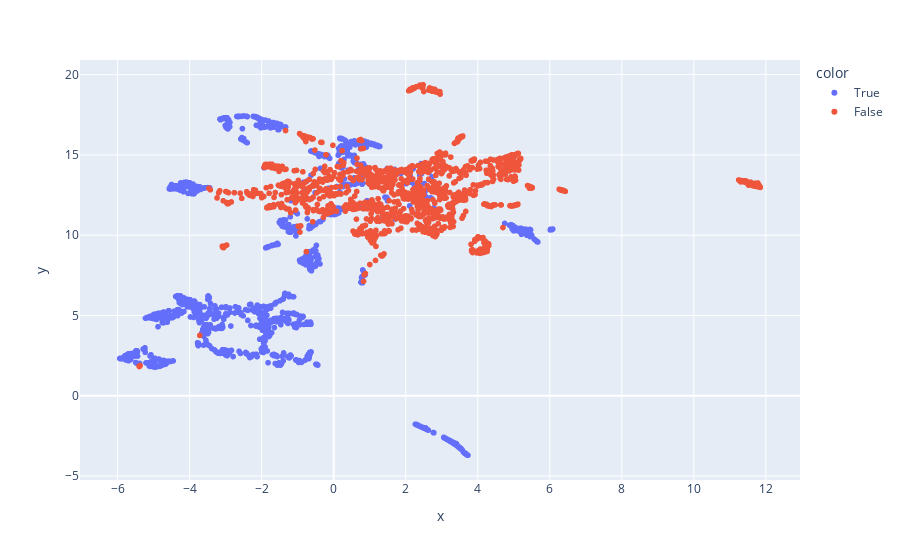

Here is the notebook cell this chart was saved with:
### Code cell
#scatter plot Z_umap embedign to Val
fig = px.scatter(x=Z_umap_val[0], y=Z_umap_val[1], color= y_data_val['is Pediatric'])
fig.show()

### Figure 1 — Plotly figure (JSON) as saved in the notebook; plotly's stock layout.template omitted (floating-point values rounded to 4 significant figures; data arrays with more than 128 entries replaced by an {"elided": "..."} marker saying what was removed)
{"data": [{"hovertemplate": "color=True<br>x=%{x}<br>y=%{y}<extra></extra>", "legendgroup": "True", "marker": {"color": "#636efa", "symbol": "circle"}, "mode": "markers", "name": "True", "showlegend": true, "type": "scattergl", "x": {"elided": "1512 float values"}, "xaxis": "x", "y": {"elided": "1512 float values"}, "yaxis": "y"}, {"hovertemplate": "color=False<br>x=%{x}<br>y=%{y}<extra></extra>", "legendgroup": "False", "marker": {"color": "#EF553B", "symbol": "circle"}, "mode": "markers", "name": "False", "showlegend": true, "type": "scattergl", "x": {"elided": "1562 float values"}, "xaxis": "x", "y": {"elided": "1562 float values"}, "yaxis": "y"}], "layout": {"legend": {"title": {"text": "color"}, "tracegroupgap": 0}, "margin": {"t": 60}, "xaxis": {"anchor": "y", "domain": [0, 1], "title": {"text": "x"}}, "yaxis": {"anchor": "x", "domain": [0, 1], "title": {"text": "y"}}}}
